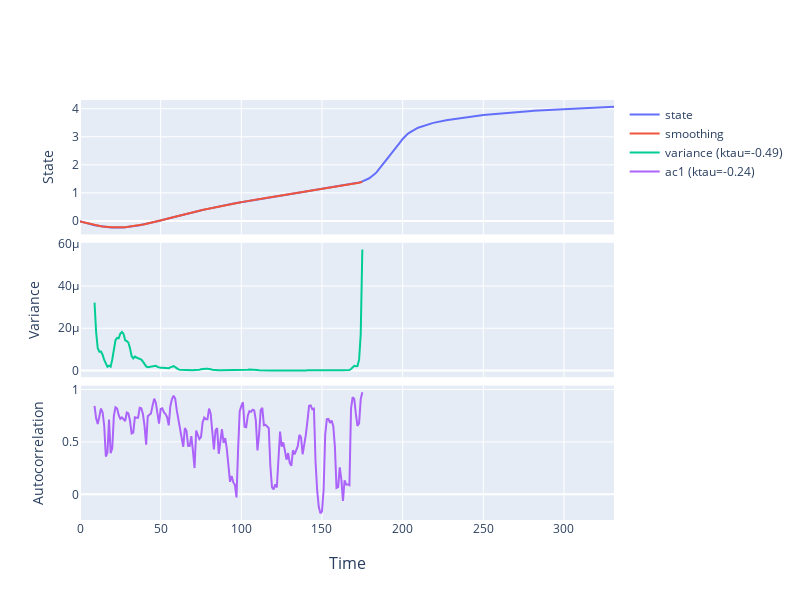

This figure's notebook cell:
### Code cell
series = df['curve']
ts = ewstools.TimeSeries(data=df['curve'], transition=175)
ts.detrend(method='Lowess', span=15)
ts.compute_var(rolling_window=10)
ts.compute_auto(lag=1, rolling_window=10)
#ts.compute_auto(lag=2, rolling_window=0.5)
ts.compute_ktau()
ts.make_plotly()

### Figure 1 — Plotly figure (JSON) as saved in the notebook; plotly's stock layout.template omitted (floating-point values rounded to 4 significant figures; data arrays with more than 128 entries replaced by an {"elided": "..."} marker saying what was removed)
{"data": [{"name": "state", "type": "scatter", "x": {"elided": "332 int values"}, "xaxis": "x", "y": {"elided": "332 float values"}, "yaxis": "y"}, {"name": "smoothing", "type": "scatter", "x": {"elided": "332 int values"}, "xaxis": "x", "y": {"elided": "332 float values"}, "yaxis": "y"}, {"name": "variance (ktau=-0.49)", "type": "scatter", "x": {"elided": "332 int values"}, "xaxis": "x2", "y": {"elided": "332 float values"}, "yaxis": "y2"}, {"name": "ac1 (ktau=-0.24)", "type": "scatter", "x": {"elided": "332 int values"}, "xaxis": "x3", "y": {"elided": "332 float values"}, "yaxis": "y3"}], "layout": {"annotations": [{"font": {"size": 16}, "showarrow": false, "text": "Time", "x": 0.5, "xanchor": "center", "xref": "paper", "y": 0, "yanchor": "top", "yref": "paper", "yshift": -30}], "height": 600, "legend": {"tracegroupgap": 0}, "width": 800, "xaxis": {"anchor": "y", "domain": [0, 1], "matches": "x3", "showticklabels": false}, "xaxis2": {"anchor": "y2", "domain": [0, 1], "matches": "x3", "showticklabels": false}, "xaxis3": {"anchor": "y3", "domain": [0, 1]}, "yaxis": {"anchor": "x", "domain": [0.68, 1], "title": {"text": "State"}}, "yaxis2": {"anchor": "x2", "domain": [0.34, 0.66], "title": {"text": "Variance"}}, "yaxis3": {"anchor": "x3", "domain": [0, 0.32], "title": {"text": "Autocorrelation"}}}}
